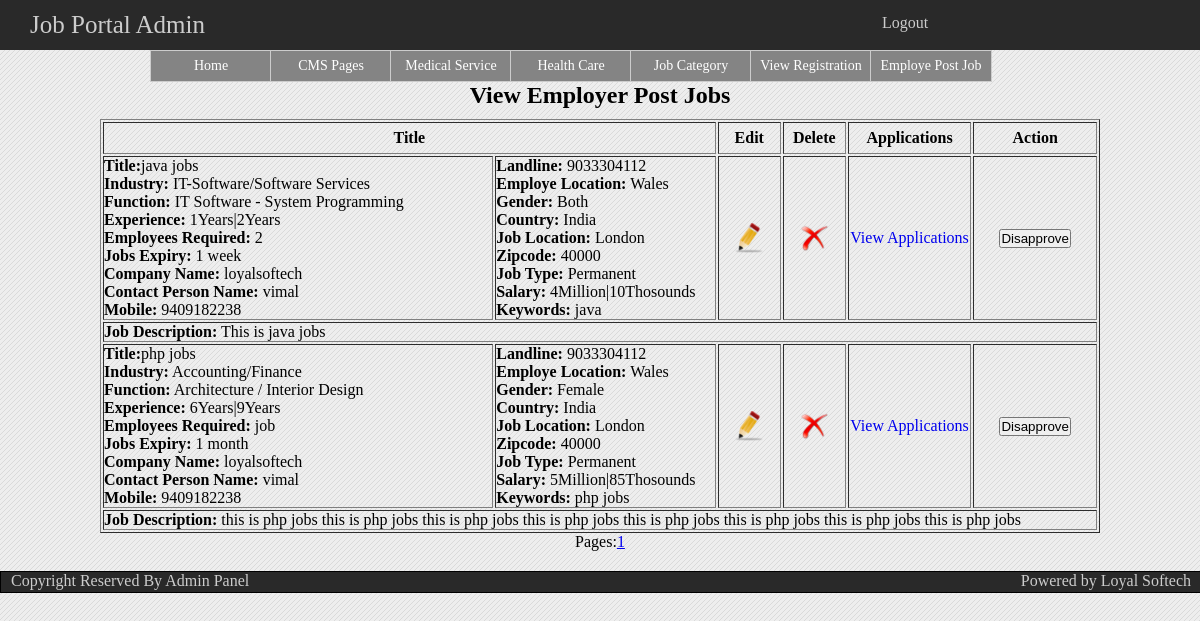
The page /admin/view_emp_post_jobs.php on the database its author committed.
### tables this page shows
CREATE TABLE IF NOT EXISTS `post_jobs` (
  `pjid` int(10) NOT NULL AUTO_INCREMENT,
  `company_id` int(10) NOT NULL,
  `title` varchar(255) NOT NULL,
  `industry` varchar(255) NOT NULL,
  `function` varchar(255) NOT NULL,
  `experience` varchar(255) NOT NULL,
  `emp_require` varchar(255) NOT NULL,
  `jobexpiry` varchar(255) NOT NULL,
  `gender` varchar(255) NOT NULL,
  `country` varchar(255) NOT NULL,
  `location` varchar(255) NOT NULL,
  `zipcode` int(11) NOT NULL,
  `jobtype` varchar(255) NOT NULL,
  `salary` varchar(255) NOT NULL,
  `keywords` text NOT NULL,
  `description` text NOT NULL,
  `app_disapprove` int(11) NOT NULL,
  PRIMARY KEY (`pjid`)
);

CREATE TABLE IF NOT EXISTS `industry` (
  `industry_id` int(10) NOT NULL AUTO_INCREMENT,
  `industry` varchar(255) NOT NULL,
  PRIMARY KEY (`industry_id`)
);

CREATE TABLE IF NOT EXISTS `function` (
  `function_id` int(10) NOT NULL AUTO_INCREMENT,
  `function` varchar(255) NOT NULL,
  PRIMARY KEY (`function_id`)
);

CREATE TABLE IF NOT EXISTS `company_details` (
  `company_id` int(10) NOT NULL AUTO_INCREMENT,
  `company_type` varchar(255) NOT NULL,
  `company_name` varchar(255) NOT NULL,
  `industry` varchar(255) NOT NULL,
  `landline` varchar(255) NOT NULL,
  `location` varchar(255) NOT NULL,
  `address` varchar(255) NOT NULL,
  `city` varchar(255) NOT NULL,
  `state` varchar(255) NOT NULL,
  `country` varchar(255) NOT NULL,
  `pincode` int(255) NOT NULL,
  `email` varchar(255) NOT NULL,
  `password` varchar(255) NOT NULL,
  `contact_person` varchar(255) NOT NULL,
  `designation` varchar(255) NOT NULL,
  `mobile` varchar(255) NOT NULL,
  `website` varchar(255) NOT NULL,
  PRIMARY KEY (`company_id`)
);

CREATE TABLE IF NOT EXISTS `location` (
  `location_id` int(10) NOT NULL AUTO_INCREMENT,
  `location_name` varchar(255) NOT NULL,
  `country_id` int(10) NOT NULL,
  PRIMARY KEY (`location_id`)
);

CREATE TABLE IF NOT EXISTS `country` (
  `country_id` int(11) NOT NULL AUTO_INCREMENT,
  `country_name` varchar(100) NOT NULL,
  PRIMARY KEY (`country_id`)
);

### admin/view_emp_post_jobs.php (called while the page is built, shortened)
<?php
include(MODEL.'post_jobs_Class.php');
include(MODEL.'industry_Class.php');
include(MODEL.'function_Class.php');
include(MODEL .'country_Class.php');
include(MODEL .'location_Class.php');
$objpost_jobs = new post_jobs();
$viewdata = $objpost_jobs->select_emp_post_jobs();
$objindustry = new industry();
$objfunctionn = new functionn();
$objCountry = new Country();
$objlocation = new location();
include(ADVIEW.'view_emp_post_jobs.php');
?>

### admin/view/view_emp_post_jobs.php (the view, shortened to what this page needs)
<!DOCTYPE html PUBLIC "-//W3C//DTD XHTML 1.0 Transitional//EN" "http://www.w3.org/TR/xhtml1/DTD/xhtml1-transitional.dtd">
<html xmlns="http://www.w3.org/1999/xhtml" xml:lang="en">
<head>
    <link rel="stylesheet" type="text/css" href="style/adminstyle.css"/>
</head>
    <body>
    	<?php include(ADDTEMPLATE.'admin_header.php');?>
		<?php include(ADDTEMPLATE.'admin_menu.php');?>
			<div class="login_container">
				<center>
				<form name="preffered_job" method="post" action="" enctype="multipart/form-data">
					<center><h2>View Employer Post Jobs</h2></center>
					<table border="1" style="margin-top: 10px;" width="1000px;" class="tb">
						<tr>
							<th style="height: 30px;width: 500px;" colspan="2">Title</th>
							<th style="height: 30px;width: 50px;">Edit</th>
							<th style="height: 30px;width: 50px;">Delete</th>
							<th style="height: 30px;width: 100px;">Applications</th>
							<th style="height: 30px;width: 100px;">Action</th>
						</tr>
						<?php while($row = mysql_fetch_array($viewdata)){?>
						<tr>
							<td width="320px;">
								<ul>
									<li><b>Title:</b><?php echo $row['title'];?></li>
									<li><b>Industry:</b> <?php echo $objindustry->get_industry($row['industry']);?></li>
									<li><b>Function:</b> <?php echo $objfunctionn->get_function($row['function']);?></li>
									<li><b>Experience:</b> <?php echo $row['experience'];?></li>
									<li><b>Employees Required:</b> <?php echo $row['emp_require'];?></li>
									<li><b>Jobs Expiry:</b> <?php echo $row['jobexpiry'];?></li>
									<li><b>Company Name:</b> <?php echo $objpost_jobs->get_company_name($row['company_id']);?></li>
									<li><b>Contact Person Name:</b> <?php echo $objpost_jobs->get_contact_person_name($row['company_id']);?></li>
									<li><b>Mobile:</b> <?php echo $objpost_jobs->get_mobile_no($row['company_id']);?></li>
								</ul>
							</td>
							<td width="180px;">
								<ul>
									<li><b>Landline:</b> <?php echo $objpost_jobs->get_landline($row['company_id']);?></li>
									<li><b>Employe Location:</b> <?php echo $objlocation->get_employe_location($row['company_id']);?></li>
									<li><b>Gender:</b> <?php echo $row['gender'];?></li>
									<li><b>Country:</b> <?php echo $objCountry->get_country_name($row['country']);?></li>
									<li><b>Job Location:</b> <?php echo $objlocation->get_location_name($row['location']);?></li>
									<li><b>Zipcode:</b> <?php echo $row['zipcode'];?></li>
									<li><b>Job Type:</b> <?php echo $row['jobtype'];?></li>
									<li><b>Salary:</b> <?php echo $row['salary'];?></li>
									<li><b>Keywords:</b> <?php echo $row['keywords'];?></li>
								</ul>
							</td>
							<td><a href="update_emp_post_jobs.php?id=<?php echo $row['pjid'];?>"><center><img src="images/Edit.png" height="30px;" width="30px;"/></center></a></td>
							<td><center><img src="images/Delete.png" style="cursor: pointer;" onclick="deletejob(<?php echo $row['pjid'];?>);" height="30px;" width="30px;" /></center></td>
							<td><center><a style="text-decoration: none;" href="view_emp_apply_jobs.php?id=<?php echo $row['pjid'];?>">View Applications</a></center></td>
							<td><center>
									<?php
                                		  if($row['app_disapprove'] == 0) {
                                       ?>
                               				 <a href="app_disapprove.php?createId=<?php echo $row['pjid']; ?>"><input type="button" value="Approve"/></a>
                                     <?php
										 }else{
                                      ?>
                                    		<a href="app_disapprove.php?removeId=<?php echo $row['pjid']; ?>"><input type="button" value="Disapprove"/></a>
                                      <?php
                               		     }
                                	  ?>
								</center>
							</td>
						</tr>
						<tr>
							<td colspan="6" width="500px;">
								<ul>
									<li><b>Job Description:</b> <?php echo $row['description'];?></li>
								</ul>
							</td>
						</tr>
						<?php } ?>
					</table>
				</form>
				<div class="pagination" align="center">
	  				<?php
	   	 	        	$per_page = 10;
				    	$pages_query = mysql_query("SELECT count(`pjid`) FROM `post_jobs`");
		       			$pages = ceil(mysql_result($pages_query, 0) / $per_page);
							echo"Pages:";
	   	 		    	if($pages>=1){
	   	 			  		 for ($x=1; $x<=$pages; $x++){
	   	 			      		 echo  '<a href="?page=' .$x. '">'  .$x. '</a>';
	   	 			 		 }
	   	 				}
	   	 			?>
	   			</div>
				</center>
			</div>
		<?php include(ADDTEMPLATE.'admin_footer.php');?>
    </body>
</html>

### admin/model/industry_Class.php (shortened to what this page needs)
<?php
class industry{
	public function get_industry($id){
		$query = "SELECT * FROM `industry` WHERE `industry_id`='$id'";
		$result = mysql_query($query);
		if($result){
			$row = mysql_fetch_array($result);
			echo $row['industry'];
		}else{
			die('can not select'.mysql_error());
		}
	}
}
?>

### admin/model/function_Class.php (shortened to what this page needs)
<?php
class functionn{
	public function get_function($id){
		$query = "SELECT * FROM `function` WHERE `function_id`='$id'";
		$result = mysql_query($query);
		if($result){
			$row = mysql_fetch_array($result);
			echo $row['function'];
		}else{
			die('can not select'.mysql_error());
		}
	}
}
?>

### admin/model/post_jobs_Class.php (shortened to what this page needs)
<?php
class post_jobs{
	public function select_emp_post_jobs(){
		$per_page = 10;
		$pages_query = mysql_query("SELECT count(`pjid`) FROM `post_jobs`");
		$page = (isset($_GET['page'])) ? (int)$_GET['page'] : 1;
		$start = ($page-1) * $per_page;
		$query = "SELECT * FROM `post_jobs` ORDER BY `pjid` DESC LIMIT $start,$per_page";
		$result = mysql_query($query);
		if($result){
			return $result;
		}else{
			die('can not select'.mysql_error());
		}
	}
	public function get_company_name($id){
		$query = "SELECT `company_name` FROM `company_details` WHERE `company_id`='$id'";
		$result = mysql_query($query);
		if($result){
			$row = mysql_fetch_array($result);
			echo $row['company_name'];
		}else{
			die('can not select'.mysql_error());
		}
	}
	public function get_contact_person_name($id){
		$query = "SELECT `contact_person` FROM `company_details` WHERE `company_id`='$id'";
		$result = mysql_query($query);
		if($result){
			$row = mysql_fetch_array($result);
			echo $row['contact_person'];
		}else{
			die('can not select'.mysql_error());
		}
	}
	public function get_mobile_no($id){
		$query = "SELECT `mobile` FROM `company_details` WHERE `company_id`='$id'";
		$result = mysql_query($query);
		if($result){
			$row = mysql_fetch_array($result);
			echo $row['mobile'];
		}else{
			die('can not select'.mysql_error());
		}
	}
	public function get_landline($id){
		$query = "SELECT `landline` FROM `company_details` WHERE `company_id`='$id'";
		$result = mysql_query($query);
		if($result){
			$row = mysql_fetch_array($result);
			echo $row['landline'];
		}else{
			die('can not select'.mysql_error());
		}
	}
}
?>

### admin/model/location_Class.php (shortened to what this page needs)
<?php
Class location{
	public function get_location_name($id){
		$query = "SELECT * from `location` WHERE `location_id`='$id'";
		$result = mysql_query($query);
		if($result){
			$row = mysql_fetch_array($result);
	  		echo  $row['location_name'];
		}else{
			die('can not select'. mysql_error());
		}
	  }
	public function get_employe_location($id){
		$query = "SELECT `location` FROM `company_details` WHERE `company_id`='$id'";
		$result = mysql_query($query);
		if($result){
			$row = mysql_fetch_array($result);
			$ind_id = $row['location'];
			$query2 = "SELECT `location_name` FROM `location` WHERE `location_id`='$ind_id'";
			$result2 = mysql_query($query2);
			if($result2){
			$row2 = mysql_fetch_array($result2);
					echo $row2['location_name'];
			}else{
				die('can not select'.mysql_error());
			}
		}
	}
}
?>

### admin/model/country_Class.php (shortened to what this page needs)
<?php
Class Country{
	public function get_country_name($id){
		$query = "SELECT * from `country` WHERE `country_id`='$id'";
		$result = mysql_query($query);
		if($result){
			$row = mysql_fetch_array($result);
			echo $row['country_name'];
		}else{
			die('can not select'. mysql_error());
		}
	 }
}
?>

### admin/style/adminstyle.css (style rules this page uses)
* { margin: 0; padding: 0; }
body { background: #eeeeee url(images/bg.jpg) top left repeat; font-family: 'MyriadWebProRegular'; margin-left: auto; margin-right:auto; height: auto; width: 100%; }
.login_container { float:left; height:auto; width:100%; }
form ul,li { list-style: none; }

### rows shown on the page
post_jobs: title "java jobs", industry.industry "IT-Software/Software Services", function.function "IT Software - System Programming", experience "1Years|2Years", emp_require "2", jobexpiry "1 week", company.company_name "loyalsoftech", company.contact_person "vimal", company.mobile "9409182238", company.landline "9033304112", location.location_name "Wales", gender "Both", country.country_name "India", location.location_name "London", zipcode "40000", jobtype "Permanent", salary "4Million|10Thosounds", keywords "java", description "This is java jobs"
post_jobs: title "php jobs", industry.industry "Accounting/Finance", function.function "Architecture / Interior Design", experience "6Years|9Years", emp_require "job", jobexpiry "1 month", company.company_name "loyalsoftech", company.contact_person "vimal", company.mobile "9409182238", company.landline "9033304112", location.location_name "Wales", gender "Female", country.country_name "India", location.location_name "London", zipcode "40000", jobtype "Permanent", salary "5Million|85Thosounds", keywords "php jobs", description "this is php jobs this is php jobs this is php jobs this is php jobs this is php jobs this is php jobs this is php jobs this is php jobs"
